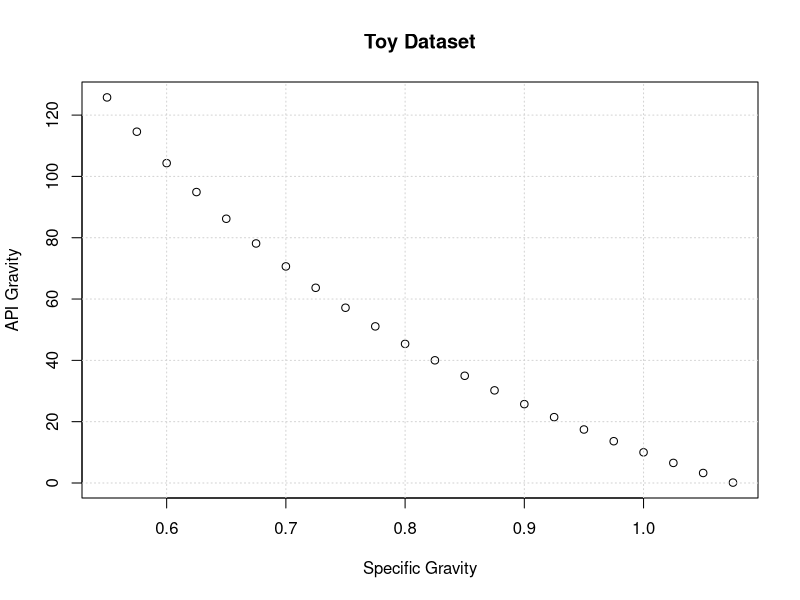
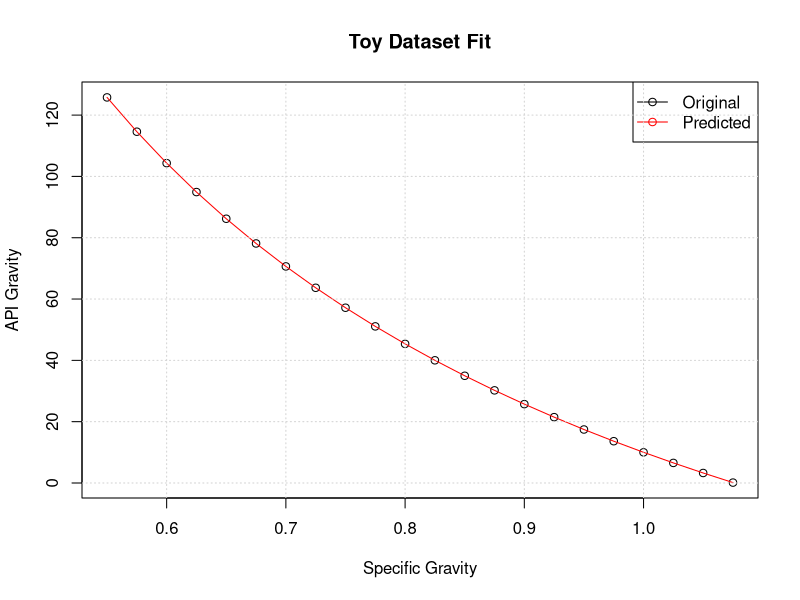
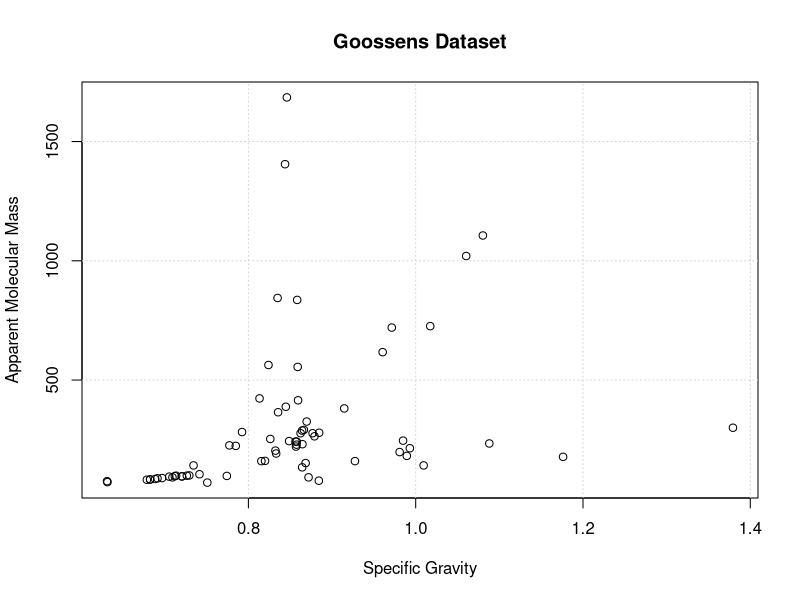
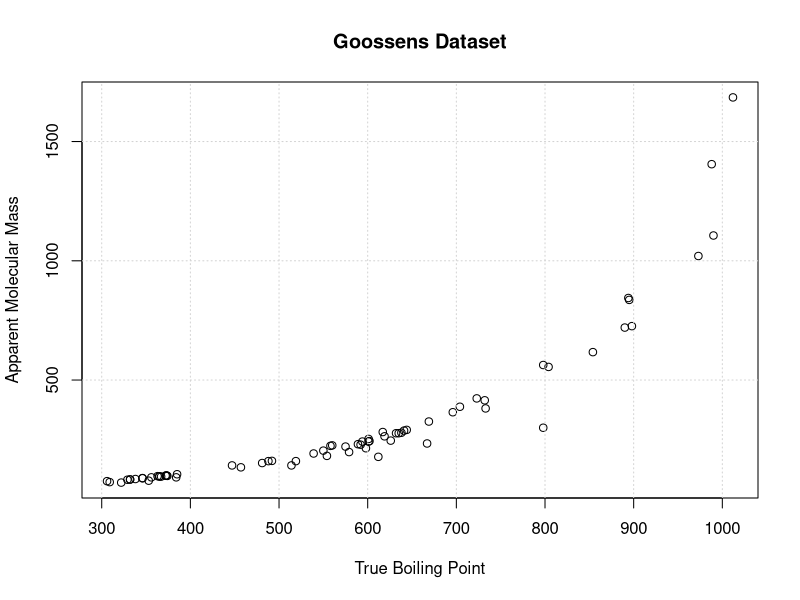
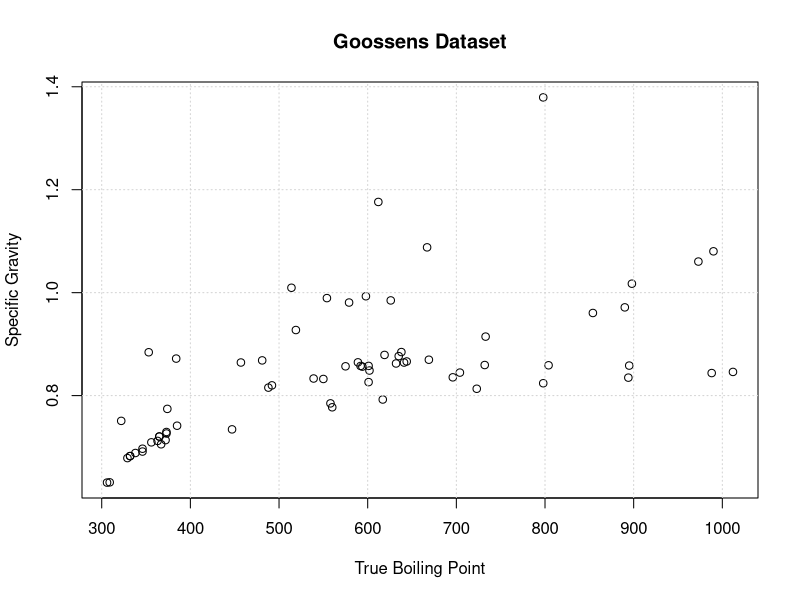
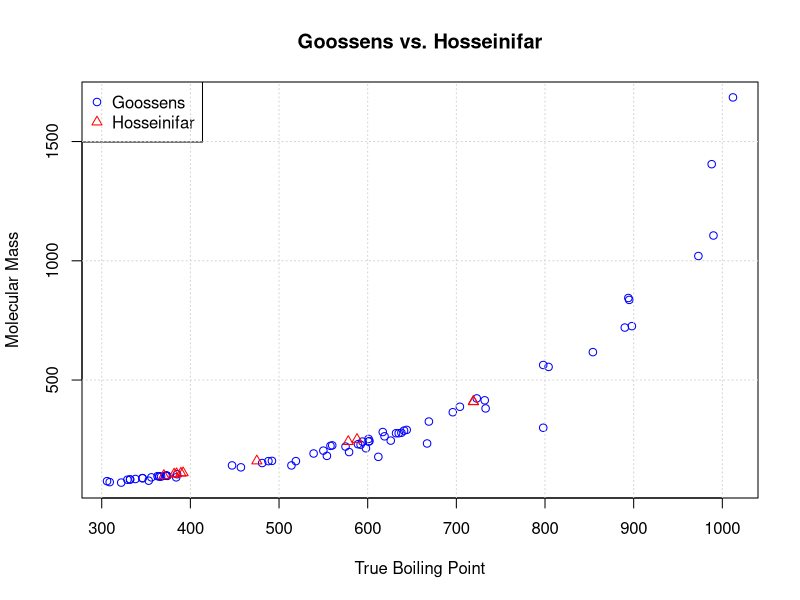
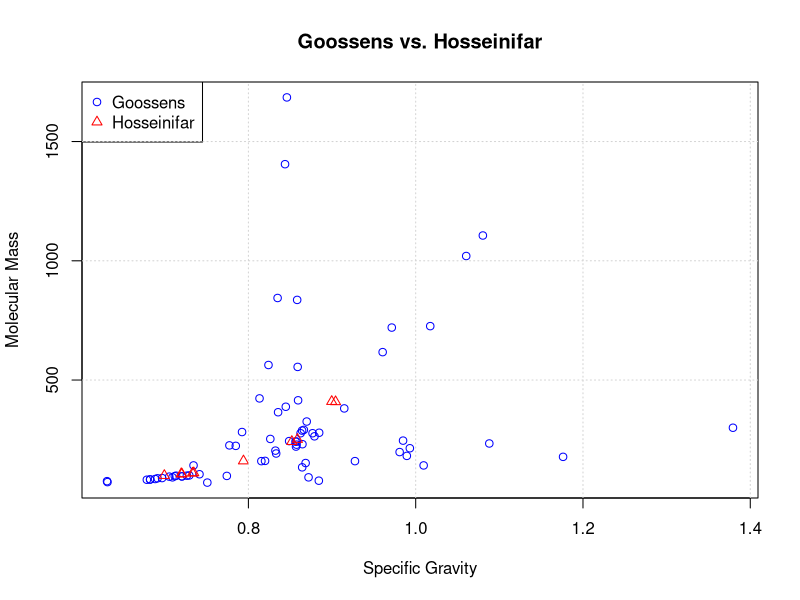

Write R code to recreate these figures, in order.
## ---- chunk 1
#| label: fig-toy
#| fig-cap: Pre-Fit
# Generate Dataset
x<-seq(from=0.55,to=1.075,by=0.025)
y<-141.5/x-131.5
# Draw Graph
plot(x,y,main="Toy Dataset",
    xlab="Specific Gravity",
    ylab="API Gravity")
grid()
## ---- chunk 2
#| label: fig-toy-fit
#| fig-cap: Clean Fit
# Mimic Results from synthDataSets.ipynb
y_fit<-141.5/x-131.500000554
y_raw<-141.5/x-131.5
# Draw Raw and Fit together
plot(x,y_raw,
    main="Toy Dataset Fit",
    xlab="Specific Gravity",
    ylab="API Gravity")
lines(x,y_fit,
    type="l",
    lty=1,
    col="red")
legend("topright",
    legend=c("Original","Predicted"),
    col=c("black","red"),
    lty=c(1,1),
    pch=c(1,1))
grid()
## ---- chunk 3
# Read Goosens Dataset from flat file
# Positron
#df<-read.csv("./c694/goossens_raw.csv")
# Quarto
df<-read.csv("./goossens_raw.csv")
## ---- chunk 4
#| label: tbl-goo-sum
#| tbl-cap: Goosens Dataset Summary
# Summarize Goosens Dataset
print(summary(df))
## ---- chunk 5
#| label: fig-goo-mwXsg
#| fig-cap: Molecular Mass vs Specific Gravity
plot(df$SG,df$MW,
    main="Goossens Dataset",
    xlab="Specific Gravity",
    ylab="Apparent Molecular Mass")
grid()
## ---- chunk 6
#| label: fig-goo-mwXtb
#| fig-cap: Molecular Mass vs Boiling Point
plot(df$TBP,df$MW,
    main="Goossens Dataset",
    xlab="True Boiling Point",
    ylab="Apparent Molecular Mass")
grid()
## ---- chunk 7
#| label: fig-goo-sgXtb
#| fig-cap: Specific Gravity vs Boiling Point
plot(df$TBP,df$SG,
    main="Goossens Dataset",
    xlab="True Boiling Point",
    ylab="Specific Gravity")
grid()
## ---- chunk 8
#| label: fig-hoss-mwXtb
#| fig-cap: Molecular Mass vs Boiling Point
# Read Hosseinifar Dataset from flat file
# Positron
#dfh<-read.csv("./c694/hosseinifar_raw.csv")
# Quarto
dfh<-read.csv("./hosseinifar_raw.csv")
# Plot Goossens and Hosseinifar together
plot(df$TBP,df$MW,
     main="Goossens vs. Hosseinifar",
     xlab="True Boiling Point",
     ylab="Molecular Mass",
     col="blue")
points(dfh$TBP,dfh$MW,
       col="red",
       pch=2)
legend("topleft",
       legend=c("Goossens","Hosseinifar"),
       col=c("blue","red"),
       pch=c(1,2))
grid()
## ---- chunk 9
#| label: fig-hoss-mwXsg
#| fig-cap: Molecular Mass vs Specific Gravity
# Plot Goossens and Hosseinifar together
plot(df$SG,df$MW,
     main="Goossens vs. Hosseinifar",
     xlab="Specific Gravity",
     ylab="Molecular Mass",
     col="blue")
points(dfh$SG,dfh$MW,
       col="red",
       pch=2)
legend("topleft",
       legend=c("Goossens","Hosseinifar"),
       col=c("blue","red"),
       pch=c(1,2))
grid()
